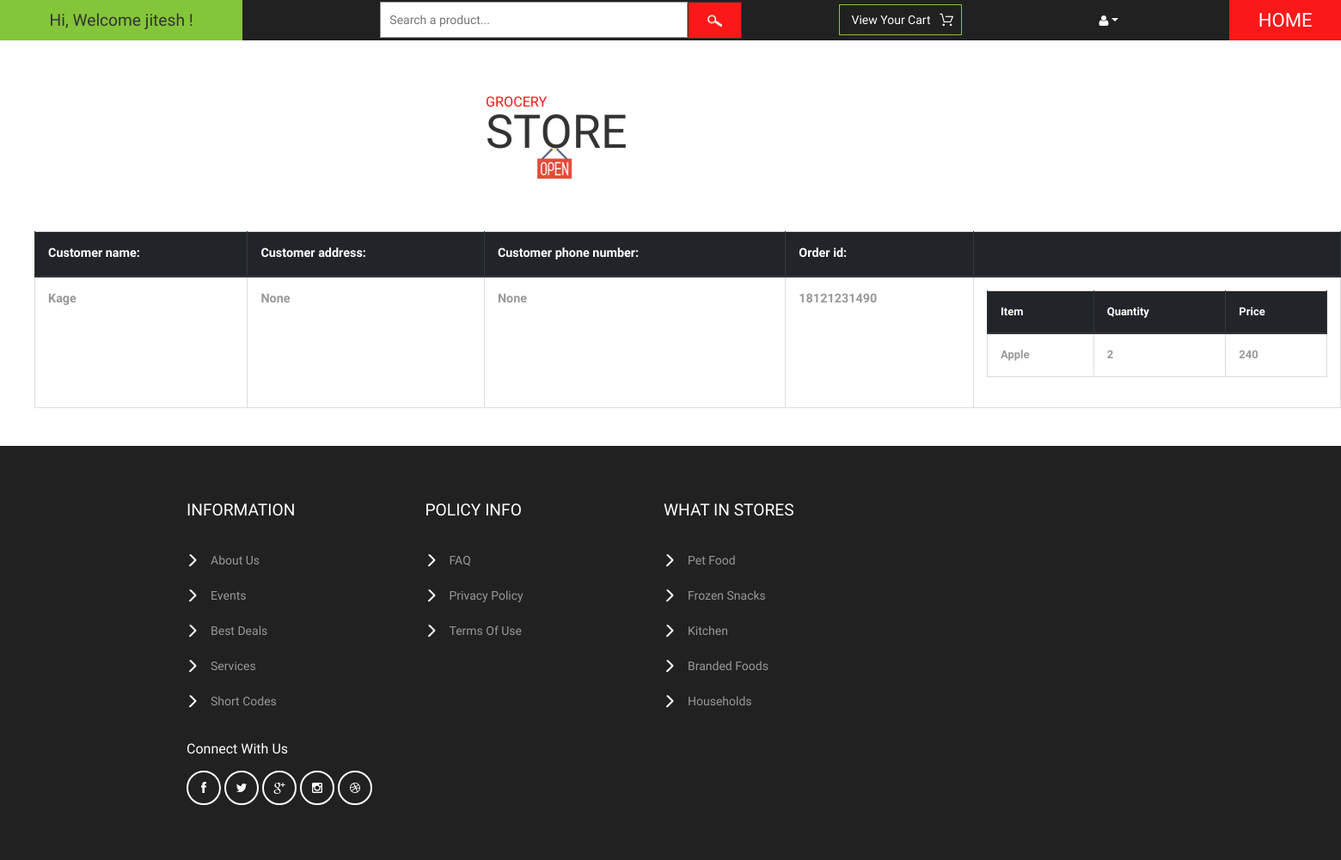
Before: /vendor/show-orders/ (signed in) with the older database file.
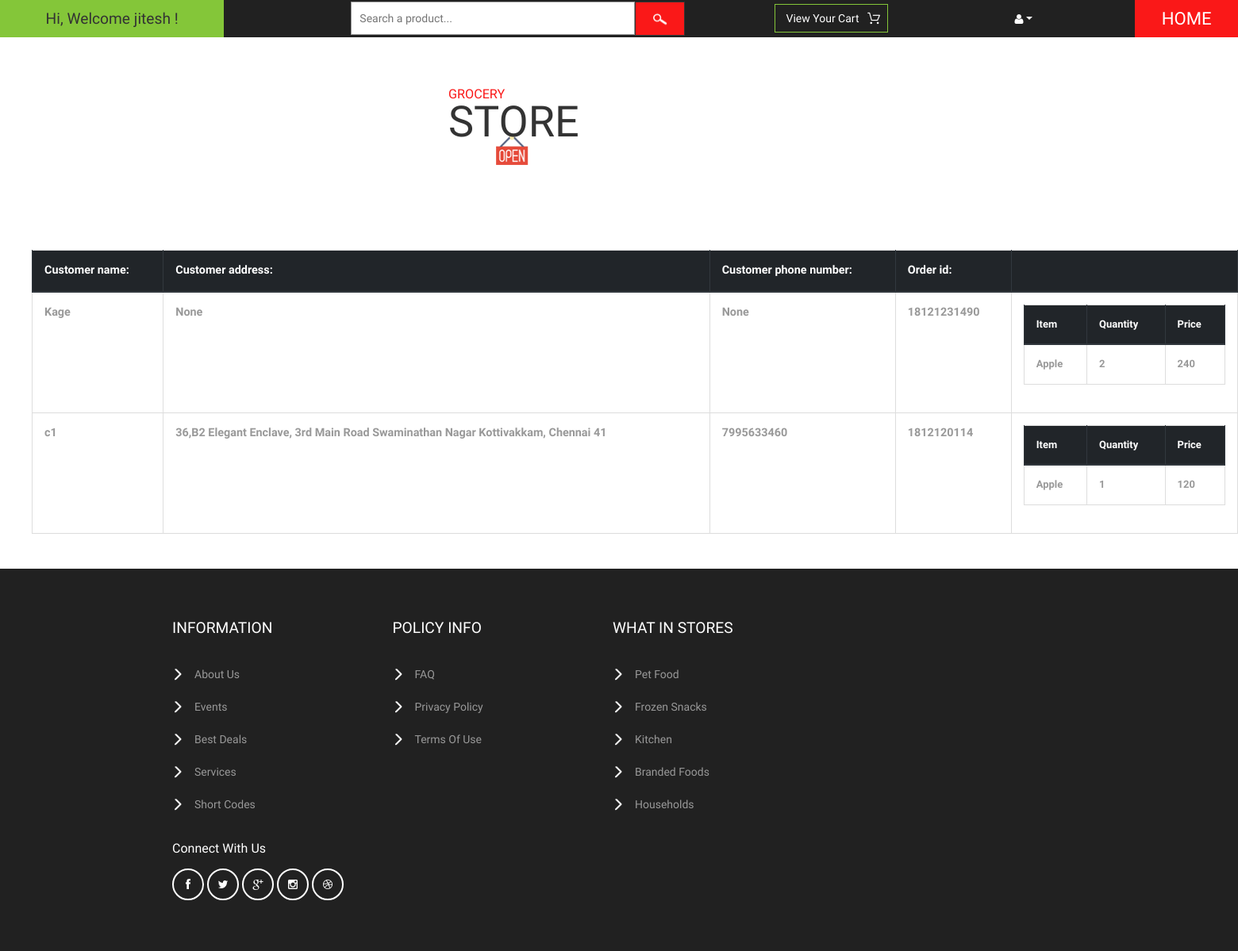
After: the same page with the newer database file.
### cart/models.py (models this page shows, shortened)
class Order(models.Model):
    vendor = models.ManyToManyField(User)
    owner = models.ForeignKey(CustomerProfile, on_delete=models.SET_NULL, null=True, related_name='o')
    ref_code = models.CharField(max_length=20)
    items = models.ManyToManyField(OrderItem, related_name='item')
    is_ordered = models.BooleanField(default=False)
    date_ordered = models.DateTimeField(null=True)

class OrderItem(models.Model):
    vendor = models.ManyToManyField(User)
    product = models.ForeignKey(Product, on_delete=models.SET_NULL, null=True)
    is_ordered = models.BooleanField(default=False)
    date_added = models.DateTimeField(auto_now_add=True)
    date_ordered = models.DateTimeField(null=True)
    qty = models.IntegerField(null=True, default=1)
    ref_code = models.CharField(max_length=20)

### customer/models.py (models this page shows)
class CustomerProfile(models.Model):
    Customer = models.OneToOneField(User, on_delete=models.CASCADE, related_name='cus')
    prod = models.ManyToManyField(Product, blank=True)
    phone_number = models.IntegerField(null=True, validators=[MaxValueValidator(9999999999)])
    address = models.TextField(null=True)
    def __str__(self):
        return self.Customer.username

### vendor/models.py (models this page shows, shortened)
class Product(models.Model):
    category = models.ForeignKey(Category, on_delete=models.CASCADE)
    prod_name = models.CharField(max_length=150)
    ingredients = models.TextField(max_length=264, blank=True)
    stock = models.IntegerField(default=0)
    cost = models.IntegerField(default=0)
    brand = models.CharField(max_length=150, blank=True)
    prod_pic = models.FileField(upload_to='documents/', blank=True)
    created_at = models.DateTimeField(auto_now_add=True)
    updated_at = models.DateTimeField(auto_now=True)
    def __str__(self):
        return self.prod_name

### vendor/views.py (the view)
# urls.py: path('show-orders/', views.view_orders, name='view-orders'),
@login_required(login_url='vendor:actor_authentication:login_all')
@vendor_required
def view_orders(request):
    orders = Order.objects.filter(is_ordered=True, vendor=request.user)
    return render(request, 'vendor/show_orders.html', {'orders': orders})

### customer/templatetags/customer_filters.py (called while the page is built)
@register.simple_tag()
def multiply(qty, unit_price, *args, **kwargs):
    return qty * unit_price

### vendor/templates/vendor/show_orders.html
{% extends 'vendor/base.html' %}
{% load customer_filters %}
{% block content %}
<ol>
{% if user.is_authenticated %}
    <table border="5" class="table table-hover table-bordered text-center">
    <thead class="thead-dark">
    <tr class="text-center">
        <th>Customer name: <br></th>
        <th> Customer address: <br></th>
        <th>Customer phone number: <br></th>
        <th>Order id: <br></th>
        <th></th>
    </tr>
    </thead>
{% for order in orders %}
    <tr class="text-center">
        <th><b>{{ order.owner }}</b><br></th>
        <th><b>{{ order.owner.address }}</b><br></th>
        <th><b>{{ order.owner.phone_number }}</b><br></th>
        <th><b>{{ order.ref_code }}</b><br></th>
<th>
    <b>
    <table border="5" class="table table-hover table-bordered text-center">
    <thead class="thead-dark"><tr>
                    <th>Item</th>
                    <th>Quantity</th>
                    <th>Price</th>
    </tr></thead>
    {% for item in order.items.all %}
        {% for vendor in item.vendor.all %}
            {% if user == vendor %}
                <tr>
                    <th>{{ item.product }}</th>
                    <th>{{ item.qty }}</th>
                    <th>{% multiply item.product.cost item.qty %}</th>
                </tr>
            {% endif %}
        {% endfor %}
    {% endfor %}
    </table>
    </b>
</th>
    <br>
    <br>
    </tr>
{% endfor %}
    </table>
</ol>
{% endif %}
{% endblock %}

### vendor/templates/vendor/base.html (shortened to what this page needs)
{% load static %}
<!DOCTYPE html>
<html>
<head>
  <link rel="stylesheet" href="https://maxcdn.bootstrapcdn.com/bootstrap/4.1.3/css/bootstrap.min.css">
<link rel="stylesheet" href="https://maxcdn.bootstrapcdn.com/bootstrap/4.1.3/css/bootstrap.min.css">
	<link rel="stylesheet" type="text/css" href="{% static 'customer/css/review.css' %}" >
<link href="{% static 'customer/css/bootstrap.css' %}" rel="stylesheet" type="text/css" media="all" />
<link href="{% static 'customer/css/style.css' %}" rel="stylesheet" type="text/css" media="all" />
<link href="{% static 'customer/css/font-awesome.css' %}" rel="stylesheet" type="text/css" media="all" />
</head>
<body>
	<div class="header">
		<div class="offers">
            {% if user.is_authenticated %}
			<a>Hi, Welcome {{ user.username }} !</a>
            {% else %}
            <a>Hi, Welcome Today !</a>
            {% endif %}
		</div>
		<div class="search">
			<form action="{% url 'vendor:view_products' %}">
				<input type="text" name="q" placeholder="Search a product..." onfocus="this.value = '';" onblur="if (this.value == '') {this.value = 'Search a product...';}" required="">
				<input type="submit" value=" " name="search_button">
			</form>
		</div>
		<div class="product_list_header">
			<form action="{% url 'cart:order_summary' %}" method="post" class="last">
                <fieldset>
                    {% if user.is_authenticated %}
                        <input type="submit" name="submit" value="View your cart" class="button" />
                    {% endif %}
                </fieldset>
            </form>
		</div>
		<div class="header_right">
			<ul>
				<li class="dropdown profile_details_drop">
					<a href="#" class="dropdown-toggle" data-toggle="dropdown"><i class="fa fa-user" aria-hidden="true"></i></a>
				</li>
			</ul>
		</div>
		<div class="header_right1">
			<h2><a href="{% url 'customer:home' %}">HOME</a></h2>
		</div>
	</div>
	<div class="logo_products">
		<div class="container" style="margin-left: 550px;">
			<div class="logo_products_left">
				<h1><a><span>Grocery</span> Store</a></h1>
			</div>
			<div class="clearfix"> </div>
		</div>
	</div>
{% block content %}
{% endblock %}
	<div class="footer">
		<div class="container" style="margin-left: 187px;">
			<div class="col-md-3 footer_grid">
				<h3>information</h3>
				<ul class="footer_grid_list">
					<li><a href="#">About Us</a></li>
                    <li><a href="#">Events</a></li>
                    <li><a href="#">Best Deals</a></li>
					<li><a href="#">Services</a></li>
					<li><a href="#">Short Codes</a></li>
				</ul>
			</div>
			<div class="col-md-3 footer_grid">
				<h3>policy info</h3>
				<ul class="footer_grid_list">
					<li><a href="#">FAQ</a></li>
					<li><a href="#">privacy policy</a></li>
					<li><a href="#">terms of use</a></li>
				</ul>
			</div>
			<div class="col-md-3 footer_grid">
				<h3>what in stores</h3>
				<ul class="footer_grid_list">
					<li><a href="#">Pet Food</a></li>
					<li><a href="#">Frozen Snacks</a></li>
					<li><a href="#">Kitchen</a></li>
					<li><a href="#">Branded Foods</a></li>
					<li><a href="#">Households</a></li>
				</ul>
			</div>
			<div class="clearfix"> </div>
			<div class="footer_grids">
				<div class="col-md-3 footer_grid footer_grids_footer">
					<div class="footer_grid_bottom">
						<h5>connect with us</h5>
						<ul class="social_icons">
							<li><a href="#" class="facebook"><i class="fa fa-facebook" aria-hidden="true"></i></a></li>
							<li><a href="#" class="twitter"><i class="fa fa-twitter" aria-hidden="true"></i></a></li>
							<li><a href="#" class="google"><i class="fa fa-google-plus" aria-hidden="true"></i></a></li>
							<li><a href="#" class="instagram"><i class="fa fa-instagram" aria-hidden="true"></i></a></li>
							<li><a href="#" class="dribbble"><i class="fa fa-dribbble" aria-hidden="true"></i></a></li>
						</ul>
					</div>
				</div>
				<div class="clearfix"> </div>
			</div>
		</div>
	</div>
</body>
</html>

Changed rows visible on the page:
added Order: owner "c1", owner.address "36,B2 Elegant Enclave, 3rd Main Road Swaminathan Nagar Kottivakkam, Chennai 41", owner.phone_number "7995633460", ref_code "1812120114"
added OrderItem: product "Apple", qty "1", product+qty "120"
